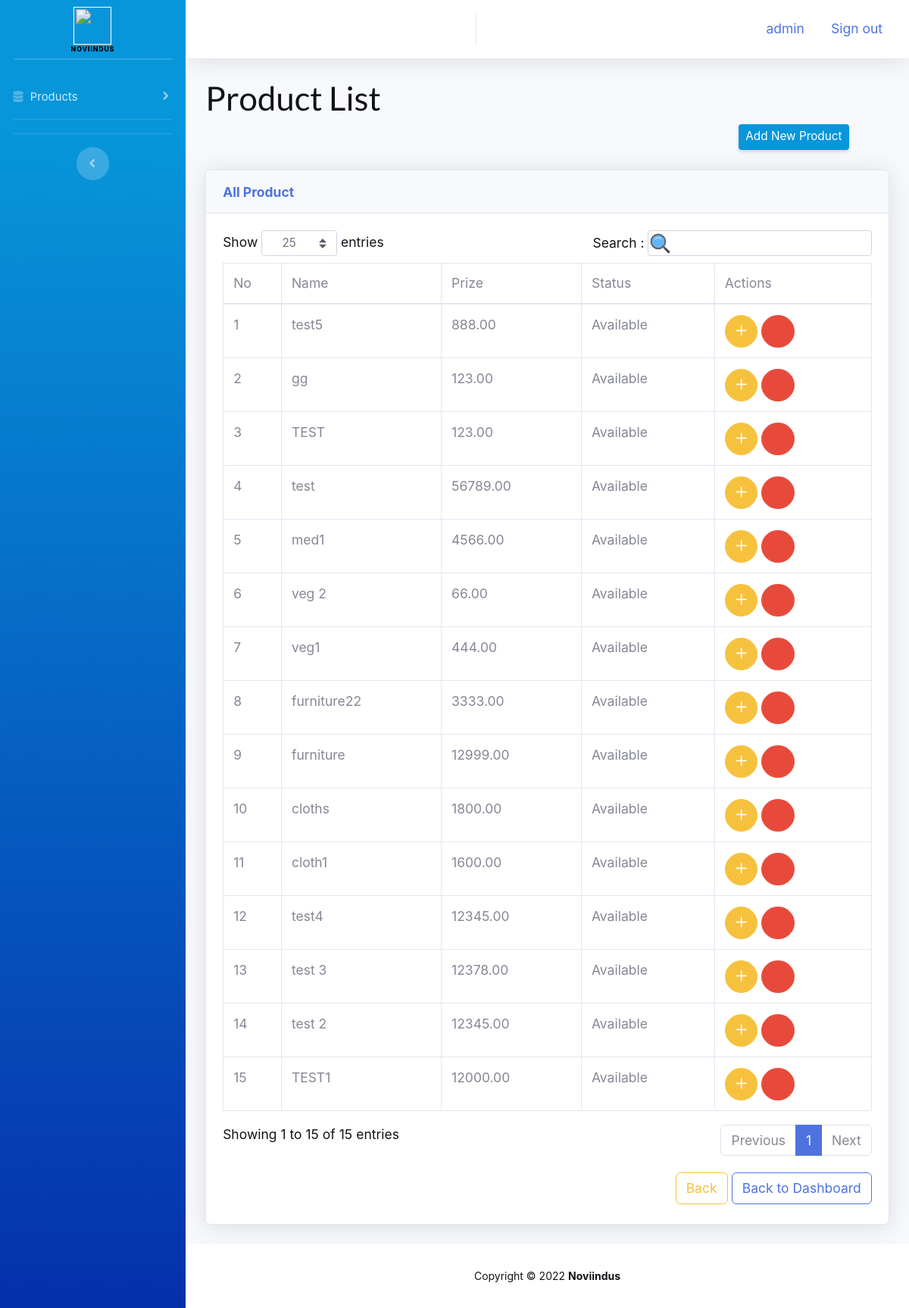
The app's page / (signed in) with its own data.
### products/models.py (models this page shows, shortened)
class Products(models.Model):
    product_id = models.UUIDField(primary_key=True, default=uuid.uuid4, editable=False)
    created_user = models.CharField(max_length=50, editable=False)
    created_at = models.DateTimeField(auto_now_add=True, editable=False)
    updated_user = models.CharField(max_length=50, null=True, blank=True)
    updated_at = models.DateTimeField(null=True, blank=True)
    product_name = models.CharField(max_length=100, null=True, blank=True)
    product_description = models.CharField(max_length=100, null=True, blank=True)
    status_choices = (
        ('Available', 'Available'),
        ('Out of Stock', 'Out of Stock'),
    )
    product_status = models.CharField(max_length=50, choices=status_choices)
    category_choices = (
        ('Clothing', 'Clothing'),
        ('Electronics', 'Electronics'),
        ('Vegetables', 'Vegetables'),
        ('Furniture', 'Furniture'),
        ('Medicines', 'Medicines'),
    )
    product_category = models.CharField(max_length=50, choices=category_choices)
    product_prize = models.DecimalField(max_digits=10, decimal_places=2, null=True, blank=True)
    product_image = models.ImageField(null=True, blank=True, upload_to='uploads/product_images')
    class Meta:
        ordering = ('-created_at',)

### products/views.py (the view)
# urls.py: path('', product_list, name='product_list'),
@login_required()
def product_list(request):
    template_name = 'products/product_list.html'
    product_list = Products.objects.all()
    context = {'product_list':product_list}
    return render(request, template_name, context)

### cart/context_procesors.py (called while the page is built)
def cart_count(request):
    if request.user.id != None:
        cart_count = Cart.objects.filter(user=request.user).count()
    else:
        cart_count = 0
    return {'cart_count': cart_count}

### templates/products/product_list.html (shortened to what this page needs)
{% extends 'base.html' %}
{% block content %}
<div class="row">
    <div class="col-md-12 col-md-offset-4">
        <h1>Product List</h1>
        <div class="d-sm-flex align-items-center justify-content-between mb-4">
            <a href="{% url 'product_add' %}" class="d-none d-sm-inline-block mr-5 btn btn-sm btn-primary shadow-sm"> Add New Product</a>
        </div>
        <div class="card shadow mb-4">
            <div class="card-header py-3">
                <h6 class="m-0 font-weight-bold text-primary">All Product</h6>
            </div>
            <div class="card-body">
                <div class="table-responsive">
                    <table class="table table-bordered" id="dataTable" width="100%" cellspacing="0">
                        <thead>
                        <tr>
                            <td>No</td>
                            <td>Name</td>
                            <td>Prize</td>
                            <td>Status</td>
                            <td>Actions</td>
                        </tr>
                        </thead>
                        <tbody>
                        {% for data in product_list %}
                        <tr>
                            <td>{{forloop.counter}}</td>
                            <td>{{data.product_name}}</td>
                            <td>{{data.product_prize }}</td>
                            <td>{{data.product_status }}</td>
                            <td>
                                <a href="{% url 'product_edit' data.product_id %}"
                                   class="btn btn-warning btn_edit  btn-circle fas fa-plus" data-toggle="tooltip"
                                   title="Edit"></a>
                                <a href="{% url 'product_delete' data.product_id %}"
                                   class="btn btn-danger btn_edit  btn-circle fas fa-minus" data-toggle="tooltip"
                                   title="Edit"></a>
                            </td>
                            {% endfor %}
                        </tbody>
                    </table>
                    <div class="text-right my-1">
                        <input type=button class="btn btn-outline-warning" value="Back"
                               onClick="javascript:history.go(-1);">
                        <a href="" class="btn btn-outline-primary">Back to Dashboard</a>
                    </div>
                </div>
            </div>
        </div>
    </div>
</div>
{%endblock%}

### templates/base.html (shortened to what this page needs)
{% load static %}
<!DOCTYPE html>
<html lang="en">
<head>
    <link href="https://cdn.jsdelivr.net/npm/select2@4.1.0-rc.0/dist/css/select2.min.css" rel="stylesheet" />
    <link href="{% static 'vendor/fontawesome/css/all.min.css' %}" rel="stylesheet" type="text/css">
    <link rel="stylesheet" href="https://use.fontawesome.com/releases/v5.13.0/css/all.css">
    <link rel="stylesheet" href="https://pro.fontawesome.com/releases/v5.10.0/css/all.css"/>
    <link href="https://cdnjs.cloudflare.com/ajax/libs/semantic-ui/2.2.7/semantic.min.css" rel="stylesheet">
    <link href="https://cdnjs.cloudflare.com/ajax/libs/fullcalendar/3.1.0/fullcalendar.min.css" rel="stylesheet">
    <link href="{% static 'css/admin.css' %}" rel="stylesheet">
    <link href="{% static 'css/bootstrap-multiselect.css' %}" rel="stylesheet">
    <link rel="stylesheet" href="https://davidstutz.github.io/bootstrap-multiselect/dist/css/bootstrap-multiselect.css"
          type="text/css">
</head>
<body id="page-top">
<div id="wrapper">
    <ul class="navbar-nav bg-gradient-primary sidebar sidebar-dark accordion" id="accordionSidebar">
        <a class="sidebar-brand d-flex align-items-center justify-content-center" href="">
            <div class="sidebar-brand-icon">
                <i><img src="https://noviindus.com/wp-content/uploads/2021/06/Group-34-1.png" height="40" width="40"> </i><br>
                <p style="color: black;font-size: 7px">Noviindus</p>
            </div>
        </a>
        <hr class="sidebar-divider my-0">
        <hr class="sidebar-divider">
        {% if request.user.is_superuser %}
        <li class="nav-item">
            <a class="nav-link collapsed" href="#" data-toggle="collapse" data-target="#collapseZero"
               aria-expanded="true" aria-controls="collapseZero">
                <i class="fas fa-database"></i>
                <span>Products</span>
            </a>
        </li>
        {% endif %}
        <hr class="sidebar-divider">
        <hr class="sidebar-divider d-none d-md-block">
        <div class="text-center d-none d-md-inline">
            <button class="rounded-circle border-0" id="sidebarToggle"></button>
        </div>
    </ul>
    <div id="content-wrapper" class="d-flex flex-column">
        <div id="content">
            <nav class="navbar navbar-expand navbar-light bg-white topbar mb-4 static-top shadow">
                <ul class="navbar-nav ml-auto">
                </ul>
                 <ul class="navbar-nav ml-auto px-3">
                    <li class="nav-item">
                        <a class="" href="">{{request.user}}</a>
                    </li>
                </ul>
                <ul class="navbar-nav px-3">
                    <li class="nav-item">
                        <a class="" href="{% url 'logout'%}">Sign out</a>
                    </li>
                </ul>
            </nav>
            <div class="container-fluid">
                {% block content %}
                {% endblock %}
            </div>
        </div>
        <footer class="sticky-footer bg-white">
            <div class="container ">
                <div class="copyright text-center ">
                    <span>Copyright &copy; {% now "Y" %} <strong> Noviindus</strong></span>
                </div>
            </div>
        </footer>
    </div>
</div>
</body>
</html>

### records on screen
Products: product_name "test5", product_prize "888.00", product_status "Available"
Products: product_name "gg", product_prize "123.00", product_status "Available"
Products: product_name "TEST", product_prize "123.00", product_status "Available"
Products: product_name "test", product_prize "56789.00", product_status "Available"
Products: product_name "med1", product_prize "4566.00", product_status "Available"
Products: product_name "veg 2", product_prize "66.00", product_status "Available"
Products: product_name "veg1", product_prize "444.00", product_status "Available"
Products: product_name "furniture22", product_prize "3333.00", product_status "Available"
Products: product_name "furniture", product_prize "12999.00", product_status "Available"
Products: product_name "cloths", product_prize "1800.00", product_status "Available"
Products: product_name "cloth1", product_prize "1600.00", product_status "Available"
Products: product_name "test4", product_prize "12345.00", product_status "Available"
Products: product_name "test 3", product_prize "12378.00", product_status "Available"
Products: product_name "test 2", product_prize "12345.00", product_status "Available"
Products: product_name "TEST1", product_prize "12000.00", product_status "Available"

### other values on screen
{{ request.user }} "admin"
